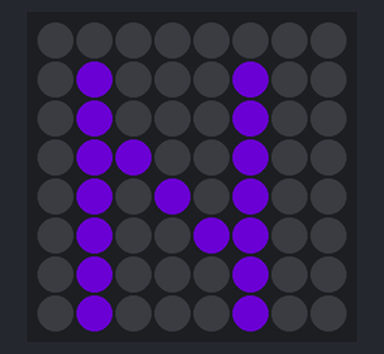
Simulated run of this program. Board: Raspberry Pi (BCM pin numbers) with a Sense HAT. Parts: the Sense HAT's 8×8 RGB LED matrix. Dim RGB values are drawn brighter than linear; random numbers come from a fixed seed.

Above: at 0.1 s.
At 2.1 s:
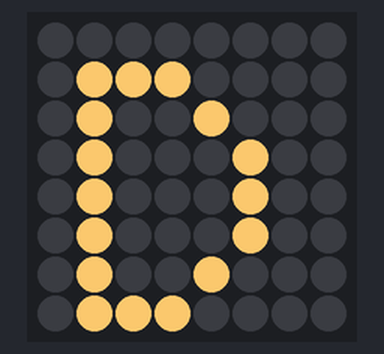
At 10.1 s:
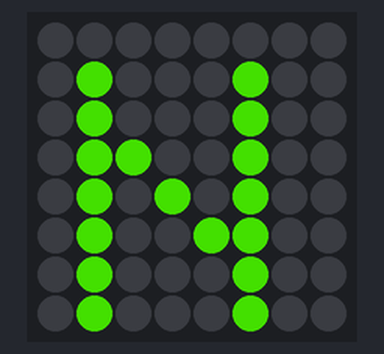
At 17.1 s:
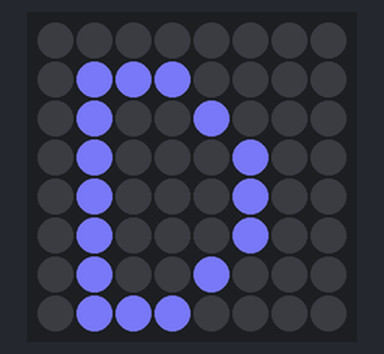
At 27.1 s:
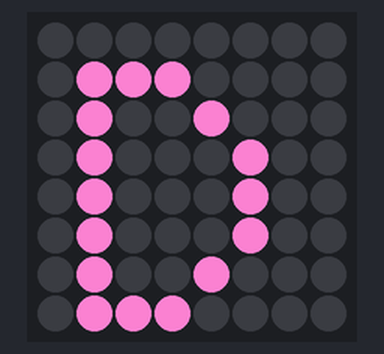
At 37.1 s:
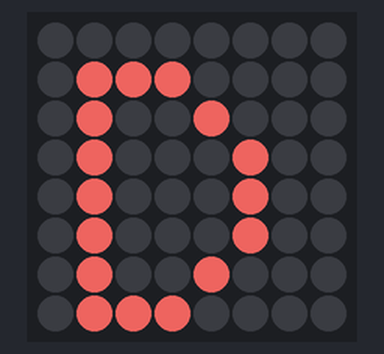

The program:

nmd.py
```python
# Import the necessary libraries
from sense_hat import SenseHat
from time import time, sleep
import os
import sys
from random import randint

# constants
TEXT = 'NMD'

# function: get random color()
def get_random_color():
    random_red = randint(0, 255)
    random_green = randint(0, 255)
    random_blue = randint(0, 255)

    return (random_red, random_green, random_blue)

# Make an instance of SenseHat
sense = SenseHat()

# Endless loop
while True:
    try:
        for letter in TEXT:
            sense.show_letter(letter, get_random_color())
            sleep(1)
        sleep(2)
    except (KeyboardInterrupt, SystemExit):
        print('Interrupt received! Stopping the application...')
        sense.clear()
        sys.exit(0)
```

Measured:
- what the display in image 1 shows lasts 3.0 s, from 2.0 s to 5.0 s
- what the display in image 2 shows lasts 1.0 s, from 10.0 s to 11.0 s
